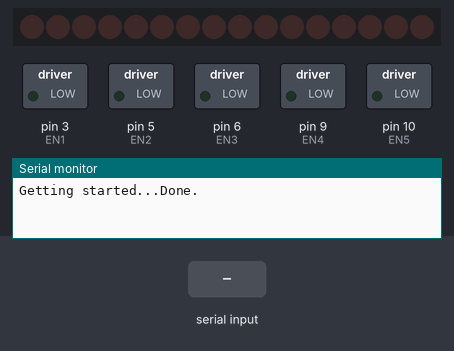
This program was run on a simulated Arduino Nano, built with avr-gcc and run on an emulated ATmega328P. Parts: 16 shift-register outputs drawn as a row of LEDs (first output left, lit = HIGH), switched loads named in the program (green lamp = pin HIGH), the last lines printed to the serial monitor. Wiring (inferred from the names in the program): 2 × shift register (74HC595): data pin 8; shift clock pin 7; latch pin 4. Wiring (inferred from the signals the program sends): row of LEDs: on Q0, Q1, Q2, Q3, Q4, Q5, Q6, Q7, Q8, Q9, Q10, Q11, Q12, Q13, Q14, Q15. The inputs (shaded band) are chosen by the test bench. Pins used as bus, display or sensor lines are not drawn.

Above: at 3.2 s.
3.3 s: "90 45 200 10 150\n" received over the second serial link
At 4.3 s:
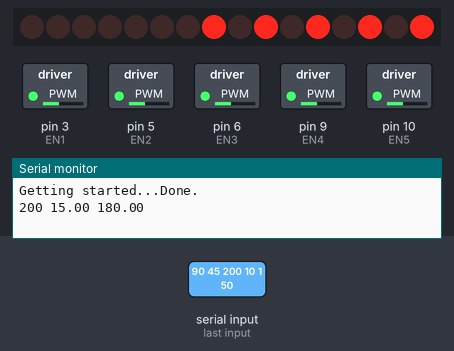
Timing chart, 0 to 6.3 s (numbered marks = the images above; inputs shaded):
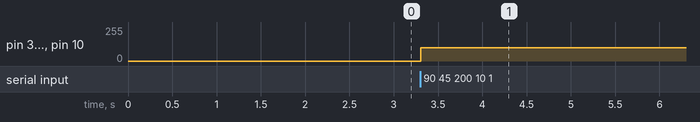

The program:

main.cpp
```cpp
#include <Arduino.h>
#include <SoftwareSerial.h>

//Bluetooth HC-05 pins:
const int BT_RxD = 13;
const int BT_TxD = 12;
//First L293D PWM pins:
const int EN1 = 3;
const int EN2 = 5;
//Second L293D PWM pins;
const int EN3 = 6;
const int EN4 = 9;
//Third L293D PWM pins;
const int EN5 = 10;
//Shift 74HC595 pins:
const int clockPin = 7;
const int latchPin = 4;
const int dataPin = 8;
//Finger potents pins:
const int fingerPotent1 = A0;
const int fingerPotent2 = A1;
const int fingerPotent3 = A2;
const int fingerPotent4 = A4;
const int fingerPotent5 = A5;
//Finger potents thresholds:
int fingerPotent1thresholds[2];
int fingerPotent2thresholds[2];
int fingerPotent3thresholds[2];
int fingerPotent4thresholds[2];
int fingerPotent5thresholds[2];

//EMGValues
int sensorValue1;
int sensorValue2;
int filteredSensorValue;
int threshold1;
int threshold2;

SoftwareSerial btSerial(BT_RxD, BT_TxD);

int i = 0;
char buff[256];
byte lastCommand[2];

void motorCommand(byte byteCmd1, byte byteCmd2){
  digitalWrite(latchPin, LOW);
  shiftOut(dataPin, clockPin, MSBFIRST, byteCmd1);
  shiftOut(dataPin, clockPin, MSBFIRST, byteCmd2);
  digitalWrite(latchPin, HIGH);
  lastCommand[0] = byteCmd1;
  lastCommand[1] = byteCmd2;
}

void setMotorSpeed(int speed){
  analogWrite(EN1, speed);
  analogWrite(EN2, speed);
  analogWrite(EN3, speed);
  analogWrite(EN4, speed);
  analogWrite(EN5, speed);
}

void stopSeparatedMotor(byte byteCmd1, byte byteCmd2){
  motorCommand(lastCommand[0] xor byteCmd1, lastCommand[1] xor byteCmd2);
  setMotorSpeed(0);
}

void setup() {
  //SetUp Serials:
  Serial.begin(9600);
  Serial.print("Getting started...");
  btSerial.begin(38400);
  //SetUP motors and speed to zero:
  pinMode(EN1, OUTPUT);
  pinMode(EN2, OUTPUT);
  pinMode(EN3, OUTPUT);
  pinMode(EN4, OUTPUT);
  setMotorSpeed(0);
  //SetUp 74HC595:
  pinMode(latchPin, OUTPUT);
  pinMode(clockPin, OUTPUT);
  pinMode(dataPin, OUTPUT);
  //SetUp potents pins:
  pinMode(fingerPotent1, INPUT);
  pinMode(fingerPotent2, INPUT);
  pinMode(fingerPotent3, INPUT);
  pinMode(fingerPotent4, INPUT);
  pinMode(fingerPotent5, INPUT);
  //Set motors to standBy by 74HC595:
  motorCommand(B00000000, B00000000);
  //StartUp delay:
  delay(2000);
  Serial.println("Done.");
}

void loop() {
  if (btSerial.available() > 0){
    char ch = btSerial.read();
    if(ch < 60 && ch > 1){
      if (ch == '\n'){
        i = 0;
        buff[i++] = ch;
        //Serial.print(buff);
        sscanf(buff, "%i %i %i %i %i",
              &sensorValue1,
              &sensorValue2,
              &filteredSensorValue,
              &threshold1,
              &threshold2);
        Serial.print(filteredSensorValue);
        Serial.print(' ');
        Serial.print(threshold1 * 1.5);
        Serial.print(' ');
        Serial.println(threshold2 * 1.2);
        memset(buff, 0, sizeof(buff));
      }else{
        if(i == 255){
          i = 0;
          memset(buff, 0, sizeof(buff));
        } else {
          buff[i++] = ch;
        }
      }
    }
  }
  if(filteredSensorValue > threshold1 * 1.5){
    motorCommand(B10101010, B10000000);
    setMotorSpeed(100);
  } else if(filteredSensorValue < threshold2 * 2){
    motorCommand(B01010101, B10000000);
    setMotorSpeed(100);
  } else{
    motorCommand(B00000000, B00000000);
    setMotorSpeed(0);
  }
  /*
  if (analogRead(fingerPotent1) < fingerPotent1thresholds[0]
  || analogRead(fingerPotent1) > fingerPotent1thresholds[1]){
    stopSeparatedMotor(B01000000, B00000000);
  } else if (analogRead(fingerPotent2) < fingerPotent2thresholds[0]
  || analogRead(fingerPotent2) > fingerPotent2thresholds[1]){
    stopSeparatedMotor(B00010000, B00000000);
  } else if (analogRead(fingerPotent3) < fingerPotent3thresholds[0]
  || analogRead(fingerPotent3) > fingerPotent3thresholds[1]){
    stopSeparatedMotor(B00000100, B00000000);
  } else if (analogRead(fingerPotent4) < fingerPotent4thresholds[0]
  || analogRead(fingerPotent4) > fingerPotent4thresholds[1]){
    stopSeparatedMotor(B00000001, B00000000);
  } else if (analogRead(fingerPotent5) < fingerPotent5thresholds[0]
  || analogRead(fingerPotent5) > fingerPotent5thresholds[1]){
    stopSeparatedMotor(B00000001, B00000000);
  }
  */
}
```

Measured:
- after the input at 3.3 s, pin 3 (EN1), pin 5 (EN2), pin 6 (EN3), pin 9 (EN4), pin 10 (EN5): 0/255 → 100/255 at once
